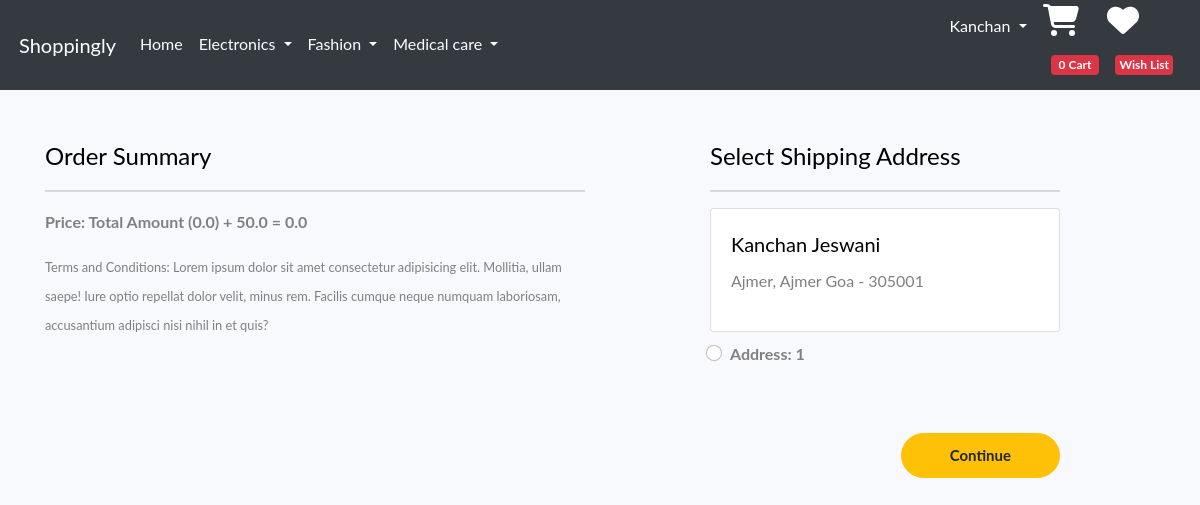
Screenshot of /place-order (signed in) with the database file from the repository.
### app/models.py (models this page shows, shortened)
class Customer(models.Model):
	user = models.ForeignKey(User, on_delete=models.CASCADE)
	name = models.CharField(max_length=200)
	locality = models.CharField(max_length=200)
	city = models.CharField(max_length=50)
	zipcode = models.IntegerField(null=True)
	state = models.CharField(choices=STATE_CHOICES, max_length=100)

### app/views.py (the view)
# urls.py: path('place-order', views.place_order,name="place-order"),
def place_order(request):
	totalitem = 0
	if not request.user.is_authenticated:
			return HttpResponseRedirect('accounts/login')
	user = request.user
	address = Customer.objects.filter(user=user)
	cart_items = Cart.objects.filter(user=user)
	amount = 0.0
	shipping_charges = 50.0
	total = 0.0
	cart_product = [p for p in Cart.objects.all() if p.user==user]
	if cart_product:
		for p in cart_product:
			temp_amount = (p.quantity * p.product.discounted_price)
			amount += temp_amount
		total += amount + shipping_charges
	if request.user.is_authenticated:
		totalitem = len(Cart.objects.filter(user=request.user))
	if not address:
		messages.add_message(request, messages.SUCCESS, 'Kindly add your shipping address details !')
		return render(request, 'emptyaddress.html', {'add':address, 'total':total, 'cart_items':cart_items, 'amount':amount, 'totalitem':totalitem})
	return render(request, 'place-order.html', {'add':address, 'total':total, 'cart_items':cart_items, 'amount':amount, 'totalitem':totalitem})

### app/templates/place-order.html (shortened to what this page needs)
{% extends 'base.html' %}
{% load static %}
{% block content %}
<div class="container">
 <div class="row mt-5">
  <div class="col-sm-6">
    <h4>Order Summary</h4>
    <hr>
	   <p class="fw-bold">Price: Total Amount ({{amount}}) + 50.0 = {{total}} </p>
    <small>Terms and Conditions: Lorem ipsum dolor sit amet consectetur adipisicing elit. Mollitia, ullam saepe! Iure optio repellat dolor velit, minus rem. Facilis cumque neque numquam laboriosam, accusantium adipisci nisi nihil in et quis?</small>
  </div>
  <div class="col-sm-4 offset-sm-1">
    <h4>Select Shipping Address</h4>
    <hr>
    <form action="{% url 'paymentdone'%}">
		{% for a in add %}
      <div class="card">
        <div class="card-body">
        <h5>{{a.name}}</h5>
        <p>{{a.locality}}, {{a.city}} {{a.state}} - {{a.zipcode}}</p>
        </div>
      </div>
        <div class="form-check mt-2 mb-5">
          <input class="form-check-input" type="radio" name="cusid" id="cusid{{forloop.counter}}" value="{{a.id}}" required>
          <label class="form-check-label fw-bold" for="">
            Address: {{forloop.counter}} </label>
        </div>
		{% endfor %}
        <div class="text-end">
          <button type="submit" class="btn btn-warning mt-3 px-5 fw-bold">Continue</button>
        </div>
      </form>
    </div>
  </div>
</div>
{% endblock content %}

### app/templates/base.html (shortened to what this page needs)
<!doctype html>
{% load static %}
<html lang="en">
  <head>
    <link href="https://cdn.jsdelivr.net/npm/bootstrap@5.0.0-beta1/dist/css/bootstrap.min.css" rel="stylesheet">
    <link rel="stylesheet" href="{% static 'app/css/owl.carousel.min.css' %}">
    <link rel="stylesheet" href="{% static 'app/css/all.min.css' %}">
    <link rel="stylesheet" href="{% static 'app/css/style.css' %}">
  </head>
  <body>
	<nav class=" navbarlist navbar navbar-expand-lg navbar-dark bg-dark py-1 px-1">
  <div class="container-fluid">
    <a class="navbar-brand" href="\ ">Shoppingly</a>
    <div class="collapse navbar-collapse" id="navbarNavDropdown">
      <ul class="navbar-nav">
        <li class="nav-item">
          <a class="nav-link active" aria-current="page" href="/ ">Home</a>
        </li>
        <li class="nav-item dropdown">
          <a class="nav-link dropdown-toggle text-white" href="#" id="electronicsDropdownMenuLink" role="button" data-bs-toggle="dropdown" aria-expanded="false">
            Electronics
          </a>
        </li>
		          <li class="nav-item dropdown">
          <a class="nav-link dropdown-toggle text-white" href="#" id="fashionDropdownMenuLink" role="button" data-bs-toggle="dropdown" aria-expanded="false">
            Fashion
          </a>
        </li>
		  		          <li class="nav-item dropdown">
          <a class="nav-link dropdown-toggle text-white" href="#" id="corronaDropdownMenuLink" role="button" data-bs-toggle="dropdown" aria-expanded="false">
            Medical care
          </a>
        </li>
      </ul>
    </div>
	{% if request.user.is_authenticated %}
	            <ul class="navbar-nav me-auto mb-2 mb-lg-0">
           <li class="nav-item dropdown mx-2">
              <a class="nav-link dropdown-toggle text-white text-capitalize" href="#" id="profileDropdown" role="button" data-bs-toggle="dropdown" aria-expanded="false">
				  {{request.user}}
              </a>
            </li>
					<div>
            <li class="nav-item ">
				<i class="fas fa-shopping-cart fa-2x  float: right i-color icon-cog"></i>
				<a href="{% url 'showcart' %}" class="nav-link text-white "><span class="badge bg-danger px-2 py-1"><span id ="cart">{{totalitem}}</span> <span>Cart</span></span></a>
			</li>
			 </div>
						<div>
            <li class="nav-item ">
														<i class="fas fa-heart fa-2x icon-cog"></i>
				<a href="{% url 'showwishlist' %}" class="nav-link text-white "><span class="badge bg-danger px-1 py-1"> <span>Wish List</span></span></a>
			</li>
						</div>
   </ul>
  </div>
		{% else %}
        <a href="accounts/login" class="btn btn-outline-success my-3 mx-2">Login</a>
		<a href="{% url 'registration' %}" class="btn btn-outline-success  my-3 mx-2">Register</a>
{% endif %}
</nav>
    {% block content %} {% endblock content %}
  </body>
</html>

### app/templates/base.html (style rules this page uses)
.icon-cog { color: white; }

### rows the page displays
Customer: name "Kanchan Jeswani", locality "Ajmer", city "Ajmer", state "Goa", zipcode "305001"

### other values shown
{{ request.user }} "Kanchan"
{{ totalitem }} "0"
{{ amount }} "0.0"
{{ total }} "0.0"
